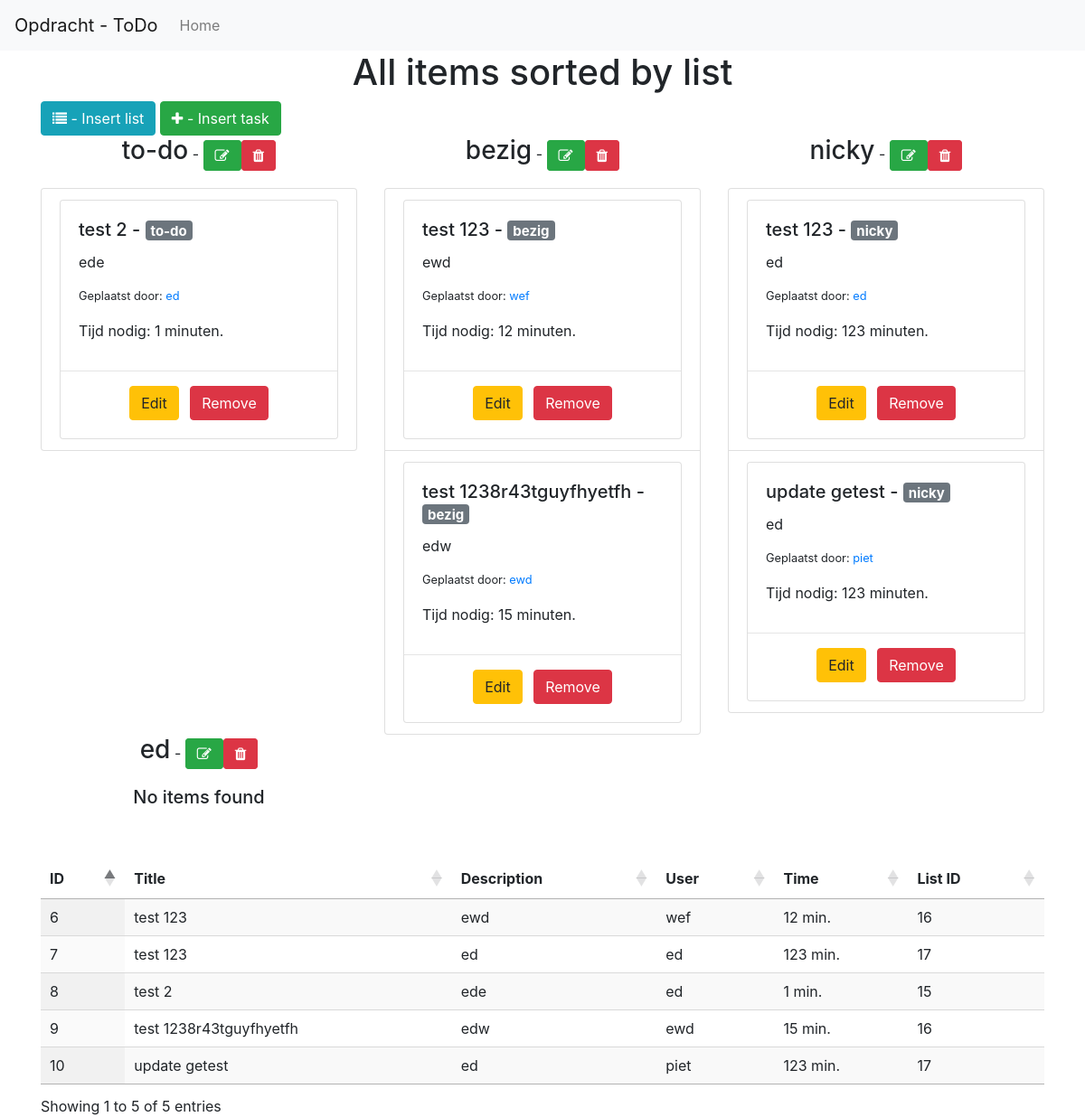
The page / on the database its author committed.
### tables this page shows
CREATE TABLE IF NOT EXISTS `lists` (
  `id` int(123) NOT NULL,
  `name` varchar(123) NOT NULL
);

### functions.php (called while the page is built, shortened)
<?php
function openDatabaseConnection() {
	$servername = "localhost";
	$username = "root";
	$password = "mysql";
	try {
		$conn = new PDO("mysql:host=$servername;dbname=php-todo", $username, $password);
		$conn->setAttribute(PDO::ATTR_ERRMODE, PDO::ERRMODE_EXCEPTION);
		return $conn;
	}
	catch(PDOException $e) {
		echo "Connection failed: " . $e->getMessage();
	}
}
function getAllItems() {
	$conn = openDatabaseConnection();
	$query = $conn->prepare("SELECT * FROM `todo-items`");
	if ($query->execute()) {
		$result = $query->fetchAll();
		return $result;
	} else {
		$message = "Oeps! Er is iets fout gegaan, probeer het opnieuw.";
		echo "<script type='text/javascript'>alert('$message'); window.location='index.php';</script>";
	}
}
function getAllLists() {
	$conn = openDatabaseConnection();
	$query = $conn->prepare("SELECT * FROM `lists`");
	if ($query->execute()) {
		$result = $query->fetchAll();
		return $result;
	} else {
		$message = "Oeps! Er is iets fout gegaan, probeer het opnieuw.";
		echo "<script type='text/javascript'>alert('$message'); window.location='index.php';</script>";
	}
}
function getItemsFromListID($listID) {
	$conn = openDatabaseConnection();
	$query = $conn->prepare("SELECT * FROM `todo-items` WHERE `list` = :listID");
	if ($query->execute([':listID' => $listID])) {
		$result = $query->fetchAll();
		return $result;
	} else {
		$message = "Oeps! Er is iets fout gegaan, probeer het opnieuw.";
		echo "<script type='text/javascript'>alert('$message'); window.location='index.php';</script>";
	}
}
?>

### index.php (the view, shortened to what this page needs)
<?php
require 'functions.php';
$lists = getAllLists();
$allItems = getAllItems();
?>
<!DOCTYPE html>
<html>
<head>
	<?php include 'elements/header.php'; ?>
	<section class="main">
		<div class="container">
			<div class="row">
				<div class="col-md-12">
					<h1 class="text-center">All items sorted by list</h1>
					<button type="button" class="btn btn-info" data-toggle="modal" data-target="#listModal"><i class="fa fa-list" aria-hidden="true"></i> - Insert list</button>
					<?php if (!empty($lists)) { ?>
						<button type="button" class="btn btn-success" data-toggle="modal" data-target="#taskModal"><i class="fa fa-plus" aria-hidden="true"></i> - Insert task</button>
					<?php } ?>
					<div class="row">
						<?php foreach ($lists as $list) {
							if ($counter%3 == 0 && $counter != 0) {
								echo "</div><div class='row'>";
							} ?>
							<div class="col-md-4">
								<div class="text-center">
									<h3 class="d-inline"><?=$list['name']?></h3> - <a href="edit_list.php?list_id=<?=$list['id']?>" class="btn btn-success d-inline"><i class="fa fa-pencil-square-o" aria-hidden="true"></i></a><a href="delete_list.php?list_id=<?=$list['id']?>" class="btn btn-danger d-inline"><i class="fa fa-trash" aria-hidden="true"></i></a>
									<br><br>
								</div>
								<ul class="list-group">
									<?php
									$items = getItemsFromListID($list['id']);
									if (!empty($items)) {
										foreach ($items as $item) { ?>
											<li class="list-group-item">
												<div class="card">
													<div class="card-body">
														<h5 class="card-title"><?=$item['title']?> - <span class="badge badge-secondary"><?=$list['name']?></span></h5>
														<p class="card-text"><?=$item['description']?></p>
														<p class="small">Geplaatst door: <a href="user.php?user=<?=$item['user']?>"><?=$item['user']?></a></p>
														<p>Tijd nodig: <?=$item['duur']?> minuten.</p>
													</div>
													<hr>
													<div class="card-body">
														<ul class="list-inline text-center">
															<li class="list-inline-item">
																<a href="edit.php?user_id=<?=$item['id']?>" class="btn btn-warning">Edit</a>
															</li>
															<li class="list-inline-item">
																<a href="delete.php?user_id=<?=$item['id']?>" class="btn btn-danger">Remove</a>
															</li>
														</ul>
													</div>
												</div>
											</li>
										<?php } ?>
									<?php } else {
										echo "<h5 class='text-center'>No items found</h5>";
									} ?>
								</ul>
							</div>
						<?php $counter++; } ?>
					</div>
				</div>
			</div>
		</div>
	</section>
	<section class="mt-5">
		<div class="container">
			<div class="row">
				<div class="col-md-12">
					<table id="table_id" class="display">
						<thead>
							<tr>
								<th>ID</th>
								<th>Title</th>
								<th>Description</th>
								<th>User</th>
								<th>Time</th>
								<th>List ID</th>
							</tr>
						</thead>
						<tbody>
							<?php
								if (!empty($allItems)) {
									foreach ($allItems as $item) { ?>
										<tr id="<?=$item['id']?>">
											<td><?=$item['id']?></td>
											<td><?=$item['title']?></td>
											<td><?=$item['description']?></td>
											<td><?=$item['user']?></td>
											<td><?=$item['duur']?> min.</td>
											<td><?=$item['list']?></td>
										</tr>
									<?php }
								}
							 ?>
						</tbody>
					</table>
				</div>
			</div>
		</div>
	</section>
</body>
</html>

### elements/header.php (shortened to what this page needs)
	<link rel="stylesheet" href="https://cdnjs.cloudflare.com/ajax/libs/font-awesome/4.7.0/css/font-awesome.min.css">
	<link rel="stylesheet" href="https://stackpath.bootstrapcdn.com/bootstrap/4.4.1/css/bootstrap.min.css">
	<link rel="stylesheet" type="text/css" href="https://cdn.datatables.net/1.10.20/css/jquery.dataTables.css">
	<link rel="stylesheet" href="css/style.css">
</head>
<body>
	<nav class="navbar navbar-expand-lg navbar-light bg-light">
		<a class="navbar-brand" href="index.php">Opdracht - ToDo</a>
		<div class="collapse navbar-collapse" id="navbarNavDropdown">
			<ul class="navbar-nav">
				<li class="nav-item">
					<a class="nav-link" href="index.php">Home</a>
				</li>
			</ul>
		</div>
	</nav>

### css/style.css (style rules this page uses)
.card .card-body:first-child { padding-bottom: 0; }
.card .card-body:last-child { padding-top: 0; }

### rows shown on the page
lists: name "to-do"
todo-items: title "test 2", description "ede", user "ed", duur "1", id "8", list "15"
lists: name "bezig"
todo-items: title "test 123", description "ewd", user "wef", duur "12", id "6", list "16"
todo-items: title "test 1238r43tguyfhyetfh", description "edw", user "ewd", duur "15", id "9", list "16"
lists: name "nicky"
todo-items: title "test 123", description "ed", user "ed", duur "123", id "7", list "17"
todo-items: title "update getest", description "ed", user "piet", duur "123", id "10", list "17"
lists: name "ed", shows "No items found"
